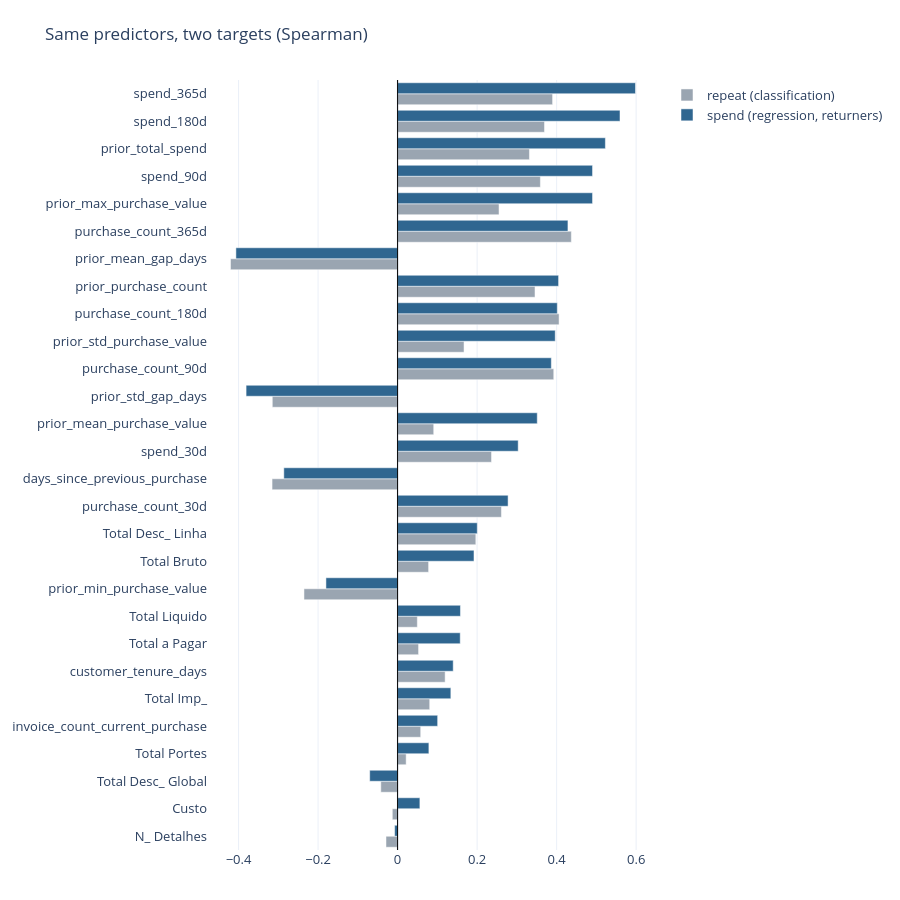

The cell this chart's notebook holds for it:
### Markdown cell above
## 6. Which columns are related to `spend_next_90d`?

Only customers who came back (target = 1) have a spend value, so the correlation uses those rows. It is shown next to the correlation with repeat from Section 4.

### Code cell
returned = df[(df[TARGET] == 1) & df[SPEND].notna()]
corr_spend = pd.Series({c: spearmanr(returned[c], returned[SPEND], nan_policy="omit")[0] for c in num_cols})
both = pd.DataFrame({"repeat (classification)": corr_target, "spend (regression, returners)": corr_spend})
both = both.reindex(both["spend (regression, returners)"].abs().sort_values().index)

fig = go.Figure()
for name, color in [("repeat (classification)", GREY), ("spend (regression, returners)", BLUE)]:
    fig.add_bar(x=both[name], y=both.index, orientation="h", name=name, marker_color=color)
fig.add_vline(x=0, line_color="black", line_width=1)
fig.update_layout(title="Same predictors, two targets (Spearman)", barmode="group", height=900)
fig.show()

### Figure 1 — Plotly figure (JSON) as saved in the notebook; plotly's stock layout.template omitted (floating-point values rounded to 4 significant figures)
{"data": [{"marker": {"color": "#9aa5b1"}, "name": "repeat (classification)", "orientation": "h", "type": "bar", "x": [-0.0292, -0.01327, -0.0422, 0.02153, 0.05812, 0.08079, 0.1196, 0.05277, 0.04966, -0.2355, 0.078, 0.1968, 0.2612, -0.3157, 0.2363, 0.09088, -0.3151, 0.3928, 0.1671, 0.4061, 0.3456, -0.4203, 0.437, 0.2551, 0.3591, 0.3316, 0.3695, 0.3899], "y": ["N_ Detalhes", "Custo", "Total Desc_ Global", "Total Portes", "invoice_count_current_purchase", "Total Imp_", "customer_tenure_days", "Total a Pagar", "Total Liquido", "prior_min_purchase_value", "Total Bruto", "Total Desc_ Linha", "purchase_count_30d", "days_since_previous_purchase", "spend_30d", "prior_mean_purchase_value", "prior_std_gap_days", "purchase_count_90d", "prior_std_purchase_value", "purchase_count_180d", "prior_purchase_count", "prior_mean_gap_days", "purchase_count_365d", "prior_max_purchase_value", "spend_90d", "prior_total_spend", "spend_180d", "spend_365d"]}, {"marker": {"color": "#2f6690"}, "name": "spend (regression, returners)", "orientation": "h", "type": "bar", "x": [-0.00747, 0.05607, -0.07015, 0.07873, 0.1008, 0.134, 0.1399, 0.1575, 0.1581, -0.1802, 0.1922, 0.2004, 0.2779, -0.2862, 0.3033, 0.3513, -0.381, 0.3867, 0.3965, 0.4017, 0.4049, -0.4067, 0.4285, 0.4903, 0.4903, 0.5226, 0.5594, 0.5984], "y": ["N_ Detalhes", "Custo", "Total Desc_ Global", "Total Portes", "invoice_count_current_purchase", "Total Imp_", "customer_tenure_days", "Total a Pagar", "Total Liquido", "prior_min_purchase_value", "Total Bruto", "Total Desc_ Linha", "purchase_count_30d", "days_since_previous_purchase", "spend_30d", "prior_mean_purchase_value", "prior_std_gap_days", "purchase_count_90d", "prior_std_purchase_value", "purchase_count_180d", "prior_purchase_count", "prior_mean_gap_days", "purchase_count_365d", "prior_max_purchase_value", "spend_90d", "prior_total_spend", "spend_180d", "spend_365d"]}], "layout": {"barmode": "group", "height": 900, "shapes": [{"line": {"color": "black", "width": 1}, "type": "line", "x0": 0, "x1": 0, "xref": "x", "y0": 0, "y1": 1, "yref": "y domain"}], "title": {"text": "Same predictors, two targets (Spearman)"}}}
